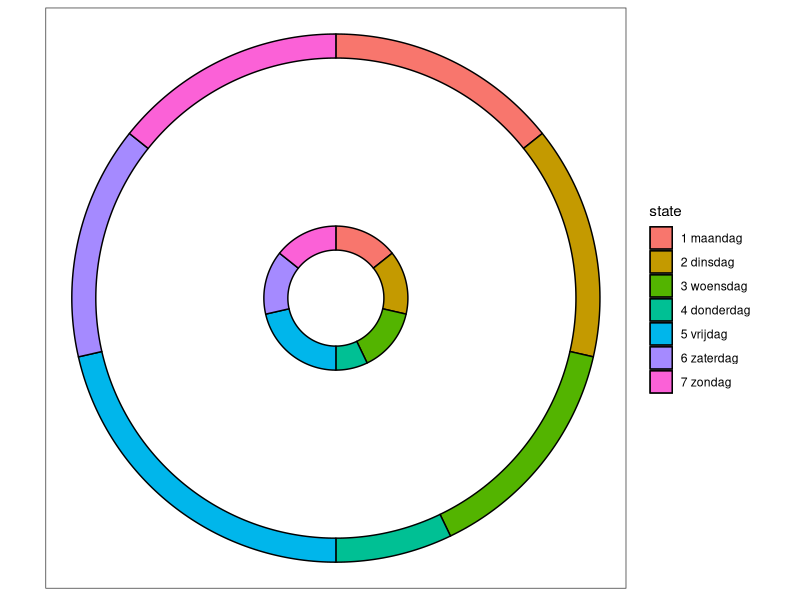

Reproduce this figure in R.
library(ggplot2)
library(ggforce)
pie <- data.frame(
  state = c(
    '1 maandag',
    '2 dinsdag',
    '3 woensdag',
    '4 donderdag',
    '5 vrijdag',
    '6 zaterdag',
    '7 zondag'
  ),
  amount = c(1, 1, 1, 0.5, 1.5, 1, 1)
  # stringsAsFactors = FALSE
)

p <- ggplot() + theme_no_axes() + coord_fixed()

# For low level control you define the start and end angles yourself
p + geom_arc_bar(
  aes(
    x0 = 0,
    y0 = 0,
    r0 = 1,
    r = 1.1,
    amount = amount,
    fill = state
  ),
  data = pie,
  stat = 'pie'
) +
  geom_arc_bar(
    aes(
      x0 = 0,
      y0 = 0,
      r0 = 0.2,
      r = 0.3,
      amount = amount,
      fill = state
    ),
    data = pie,
    stat = 'pie'
  )  
